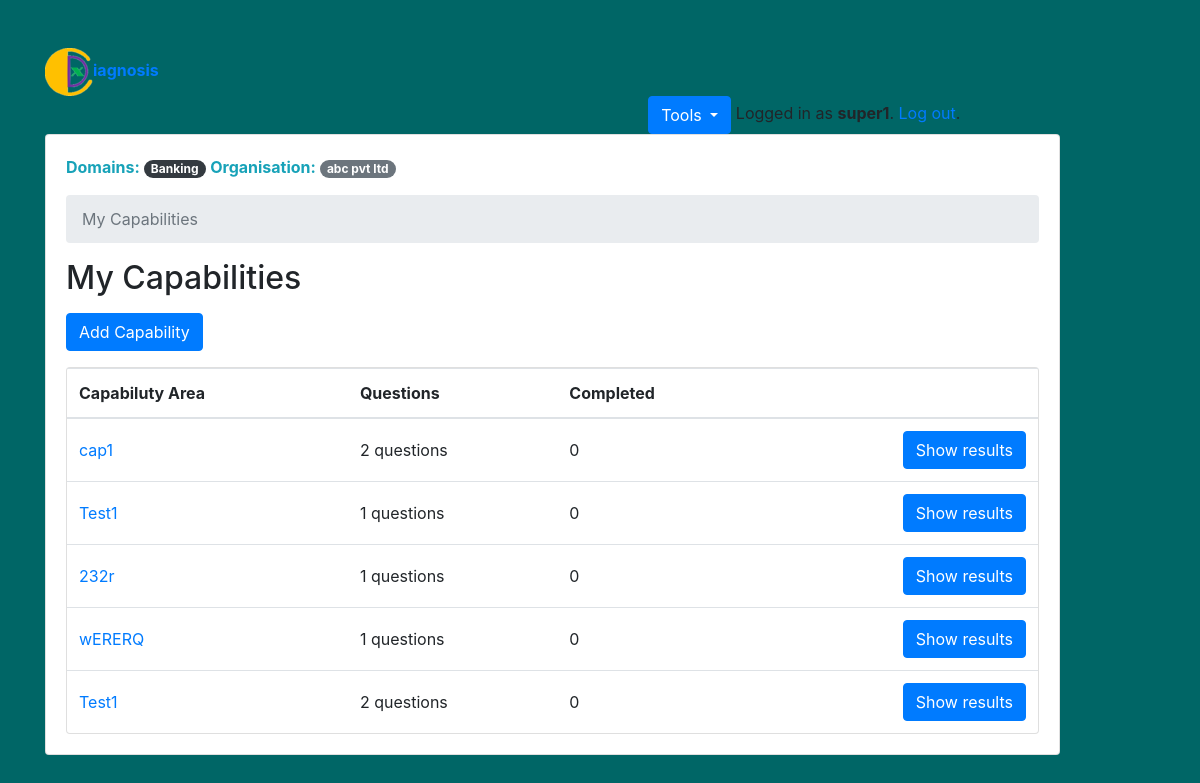
Page /cxsuperuser/ (signed in) on the earlier database version.
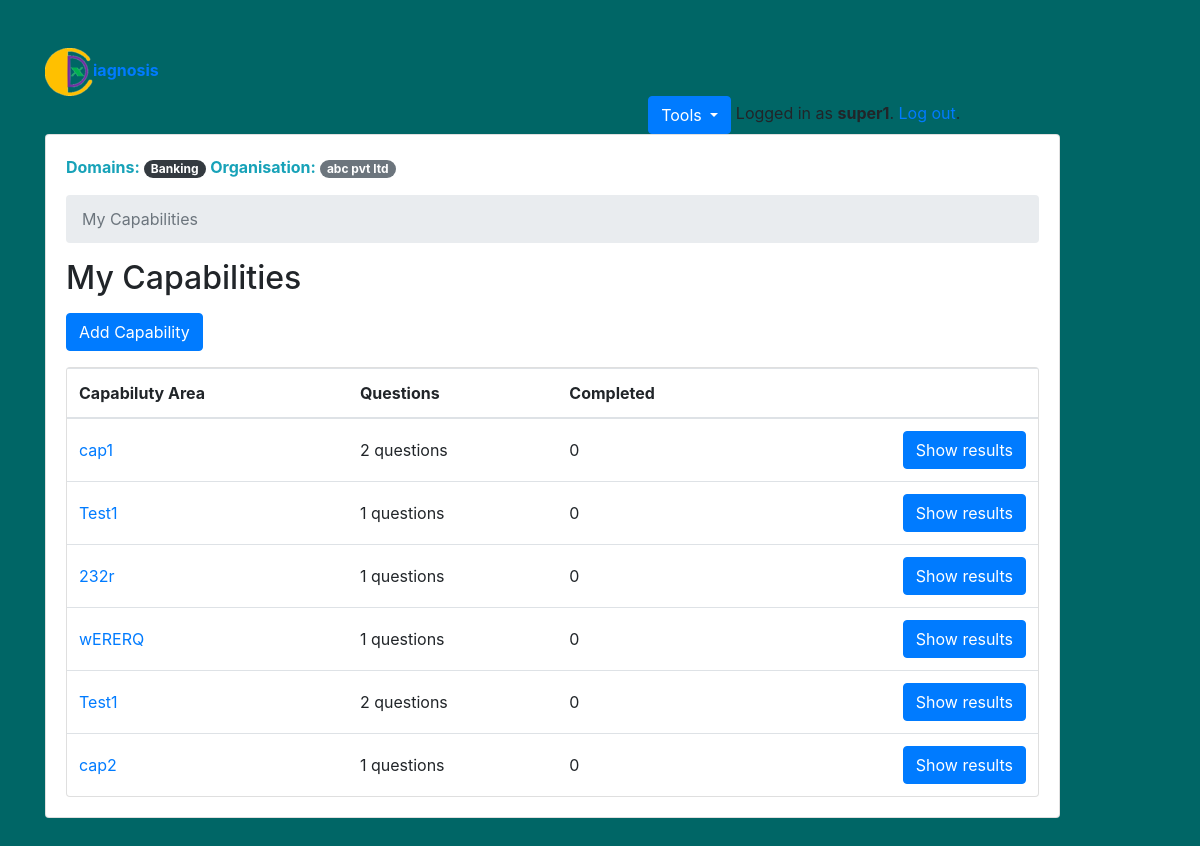
Same page on the later database version.
### cxdiagnosis/models.py (models this page shows, shortened)
class Capability(models.Model):
    owner = models.ForeignKey(User, on_delete=models.CASCADE, related_name='capabilities')
    name = models.CharField(max_length=255)

### cxdiagnosis/views/cxsuperuser.py (the view)
# urls.py: path('', cxsuperuser.CxSuCapabilityList.as_view(), name='cx_su_update_list_capability'),
@method_decorator([login_required, cxsuperuser_required], name='dispatch')
class CxSuCapabilityList(ListView):
    model = Capability
    ordering = ('name', )
    context_object_name = 'capabilities'
    template_name = 'cxsuperuser/cx_su_update_list_capability.html'
    def get_queryset(self):
        queryset = self.request.user.capabilities \
            .annotate(questions_count=Count('questions', distinct=True)) \
            .annotate(completed_count=Count('cx_su_completed_capability', distinct=True))
        return queryset

### cxdiagnosis/models.py (called while the page is built)
    def __str__(self):
        return self.name

    def __str__(self):
        return self.name

### cxdiagnosis/templates/cxsuperuser/cx_su_update_list_capability.html
{% extends 'base.html' %}
{% block content %}
  {% if user.change_pass %}
    <a href="{% url 'change_password' %}">Required change password</a>
  {% else %}
    {% include 'cxsuperuser/_header.html' %}
    <nav aria-label="breadcrumb">
      <ol class="breadcrumb">
        <li class="breadcrumb-item active" aria-current="page">My Capabilities</li>
      </ol>
    </nav>
    <h2 class="mb-3">My Capabilities</h2>
    <a href="{% url 'cxsuperuser:cx_su_new_capability' %}" class="btn btn-primary mb-3" role="button">Add Capability</a>
    <div class="card">
      <table class="table mb-0">
        <thead>
          <tr>
            <th>Capabiluty Area</th>
            <th>Questions</th>
            <th>Completed</th>
            <th></th>
          </tr>
        </thead>
        <tbody>
          {% for capability in capabilities %}
            <tr>
              <td class="align-middle"><a href="{% url 'cxsuperuser:cx_su_update_capability' capability.pk %}">{{ capability.name }}</td>
              <td class="align-middle">{{ capability.questions_count }} questions</td>
              <td class="align-middle">{{ capability.completed_count }}</td>
              <td class="text-right">
                <a href="{% url 'cxsuperuser:cx_su_completed_capability' capability.pk %}" class="btn btn-primary">Show results</a>
              </td>
            </tr>
          {% empty %}
            <tr>
              <td class="bg-light text-center font-italic" colspan="4">No capability matching for you right now.</td>
            </tr>
          {% endfor %}
        </tbody>
      </table>
    </div>
  {% endif %}
{% endblock %}

Differences in the rows shown:
added Capability: name "cap2", questions_count "1", completed_count "0"
